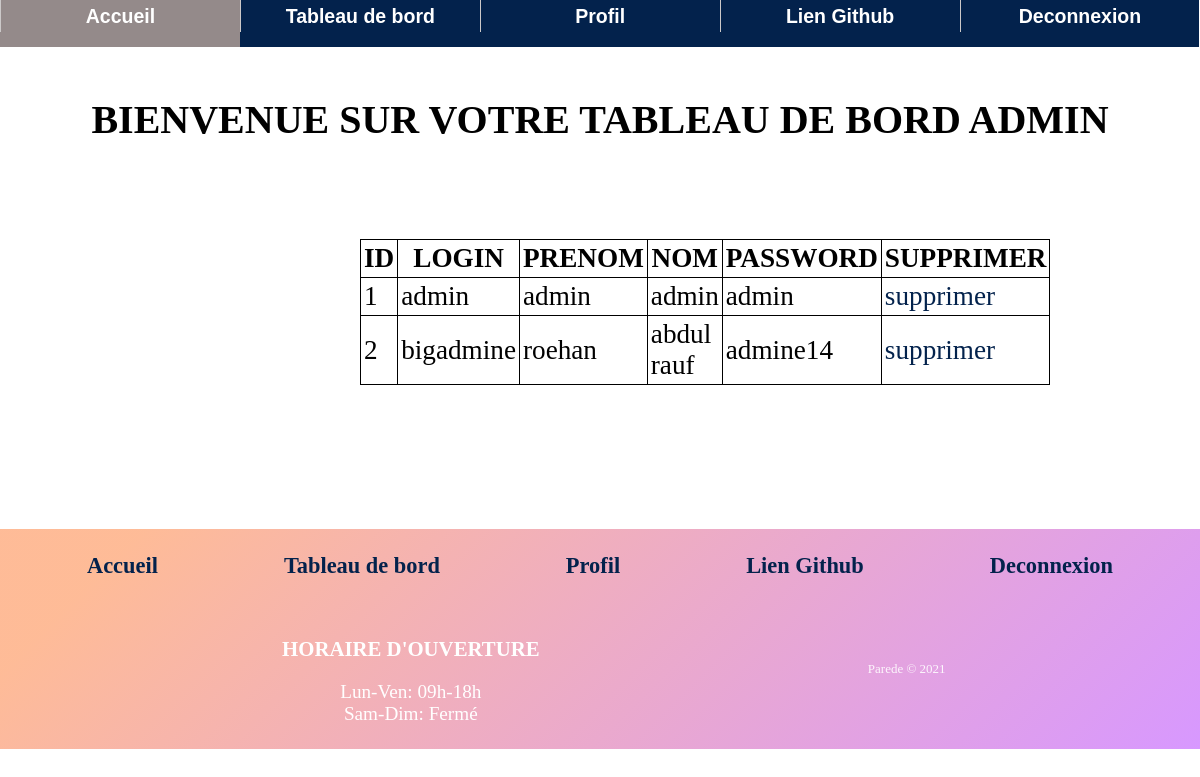
Page /php/admin.php on the earlier database version.
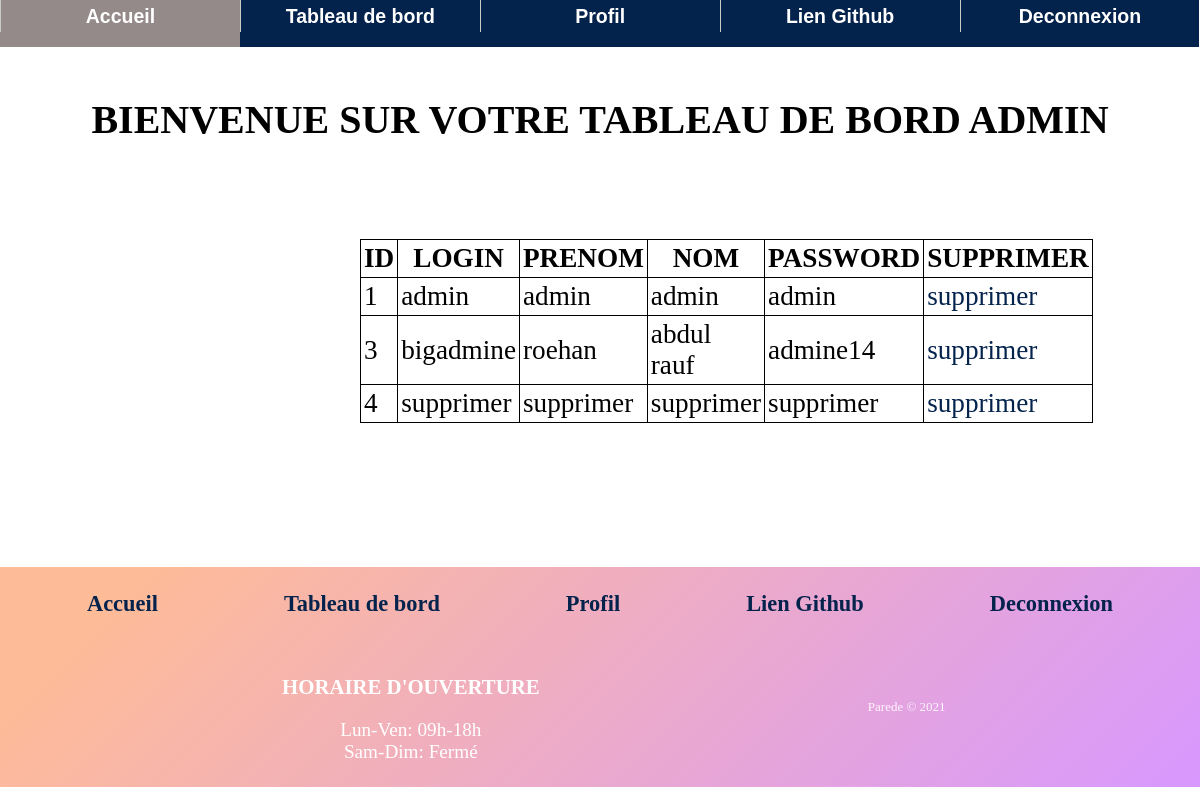
Same page on the later database version.
### tables this page shows
CREATE TABLE IF NOT EXISTS `utilisateurs` (
  `id` int(11) NOT NULL AUTO_INCREMENT,
  `login` varchar(255) NOT NULL,
  `prenom` varchar(255) NOT NULL,
  `nom` varchar(255) NOT NULL,
  `password` varchar(255) NOT NULL,
  PRIMARY KEY (`id`)
);

### php/admin.php (the view, shortened to what this page needs)
<?php
$sql = mysqli_connect('localhost', 'root', '', 'moduleconnexion');
$request = mysqli_query($sql, "SELECT * FROM utilisateurs");
?>
<!DOCTYPE html>
<html lang="fr">
<head>
    <link rel="stylesheet" href="moduleconnexion.css" />
</head>
<body>
    <header>
        <section class="titre-header">
            <div>
                <ul class="navbar">
                    <li>
                        <h2> <a href="accueiladmin.php">Accueil</a></h2>
                    </li>
                    <li>
                        <h2> <a href="admin.php">Tableau de bord</a></h2>
                    </li>
                    <li>
                        <h2> <a href="profiladmin.php">Profil</a></h2>
                    </li>
                    <li>
                        <h2> <a href="https://github.com/roehan-abdulrauf/module-connexion">Lien Github</a></h2>
                    </li>
                    <li>
                        <h2> <a href="deconnexion.php">Deconnexion</a></h2>
                    </li>
                </ul>
            </div>
        </section>
    </header>
    <main>
        <div class="tarr">
            <h6> BIENVENUE SUR VOTRE TABLEAU DE BORD ADMIN</h6>
        </div>
        <table class="table" align="center">
            <thead class="border">
                <tr>
                    <th class="border" scope="col">ID</th>
                    <th class="border" scope="col">LOGIN</th>
                    <th class="border" scope="col">PRENOM</th>
                    <th class="border" scope="col">NOM</th>
                    <th class="border" scope="col">PASSWORD</th>
                    <th class="border" scope="col">SUPPRIMER</th>
                </tr>
            </thead>
            <tbody class="border">
                <?php
                while ($row = mysqli_fetch_array($request)) {
                    echo "<tr><td>$row[id]</td>";
                    echo "<td>$row[login]</td>";
                    echo "<td>$row[prenom]</td>";
                    echo "<td>$row[nom]</td>";
                    echo "<td>$row[password]</td>";
                    echo "<td><a href=\"supprimerprofil.php?id=$row[id]\">supprimer</a></td></tr>";
                }
                ?>
            </tbody>
        </table>
    </main>
    <footer>
        <div class="footer-dark">
            <div class="row">
                <div class="but">
                    <h3><a href="accueiladmin.php">Accueil</a></h3>
                </div>
                <div class="but">
                    <h3><a href="admin.php">Tableau de bord</a></h3>
                </div>
                <div class="but">
                    <h3> <a href="profiladmin.php">Profil</a></h3>
                </div>
                <div class="but">
                    <h3><a href="https://github.com/roehan-abdulrauf/module-connexion">Lien Github</a></h3>
                </div>
                <div class="but">
                    <h3><a href="deconnexion.php">Deconnexion</a></h3>
                </div>
            </div>
            <div class="raw">
                <div class="horaire">
                    <h5 class="titre-h">HORAIRE D'OUVERTURE</h5>
                    <p> Lun-Ven: 09h-18h <br>
                        Sam-Dim: Fermé</p>
                </div>
                <div>
                    <p class="copyright">Parede © 2021</p>
                </div>
            </div>
        </div>
    </footer>
</body>
</html>

### moduleconnexion.css (style rules this page uses)
* { margin: 0; }
.tarr { padding-top: 8%; padding-bottom: 8%; }
.table { margin-left: 30%; border-collapse: collapse; margin-bottom: 12%; font-size: 170%; }
li { text-decoration: none; font-size: 19px; color: rgb(246, 247, 248); padding-bottom: 15px; }
a { text-decoration: none; color: #03224c; }
.navbar { padding: 0%; }
.navbar li { height: auto; width: 19.99%; float: left; text-align: center; list-style: none; font: normal bold 13px/1em Arial, Verdana, Helvetica; background-color: #03224c; }
.navbar a { padding: 4%; border-left: 1px solid #ccc9c9; text-decoration: none; color: white; display: block; }
h6 { font-size: 250%; text-align: center; }
.footer-dark { padding: 2%; color: #ffffff; background-image: linear-gradient(135deg, #fd5e086b 10%, #9f05ff69 100%); }
.footer-dark h3 { margin-top: 0; font-weight: bold; font-size: 140%; }
.copyright { text-align: center; padding-top: 24px; opacity: 0.9; font-size: 13px; margin-bottom: 0; }
.horaire { padding-left: 28%; text-align: center; }
.titre-h { font-size: 130%; padding-bottom: 8%; }
.row { display: flex; justify-content: space-around; }
.raw { display: flex; justify-content: space-between; padding-top: 5%; padding-right: 20%; }
h5 { font-size: 140%; text-align: center; }
td { padding: 1%; }
p { font-size: 120%; }

### php/admin.php (style rules this page uses)
table { border-collapse: collapse; margin-bottom: 8%; width: 40%; font-size: 170%; }
th { border: 1px solid black; padding: 3px }
td { border: 1px solid black; padding: 3px; }

Differences in the rows shown:
removed utilisateurs: id "2", login "bigadmine", prenom "roehan", nom "abdul rauf", password "admine14"
added utilisateurs: id "3", login "bigadmine", prenom "roehan", nom "abdul rauf", password "admine14"
added utilisateurs: id "4", login "supprimer", prenom "supprimer", nom "supprimer", password "supprimer"
